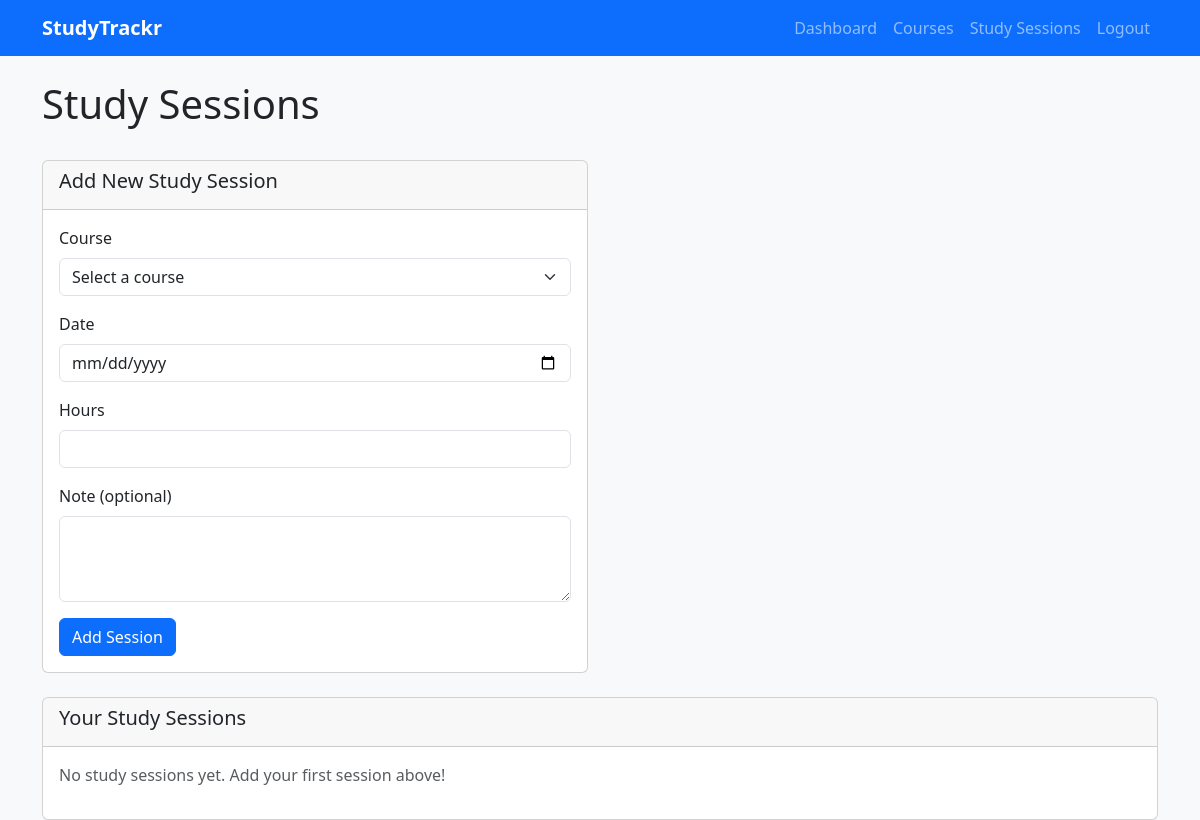
/sessions (signed in), run on an earlier commit of the app's database.
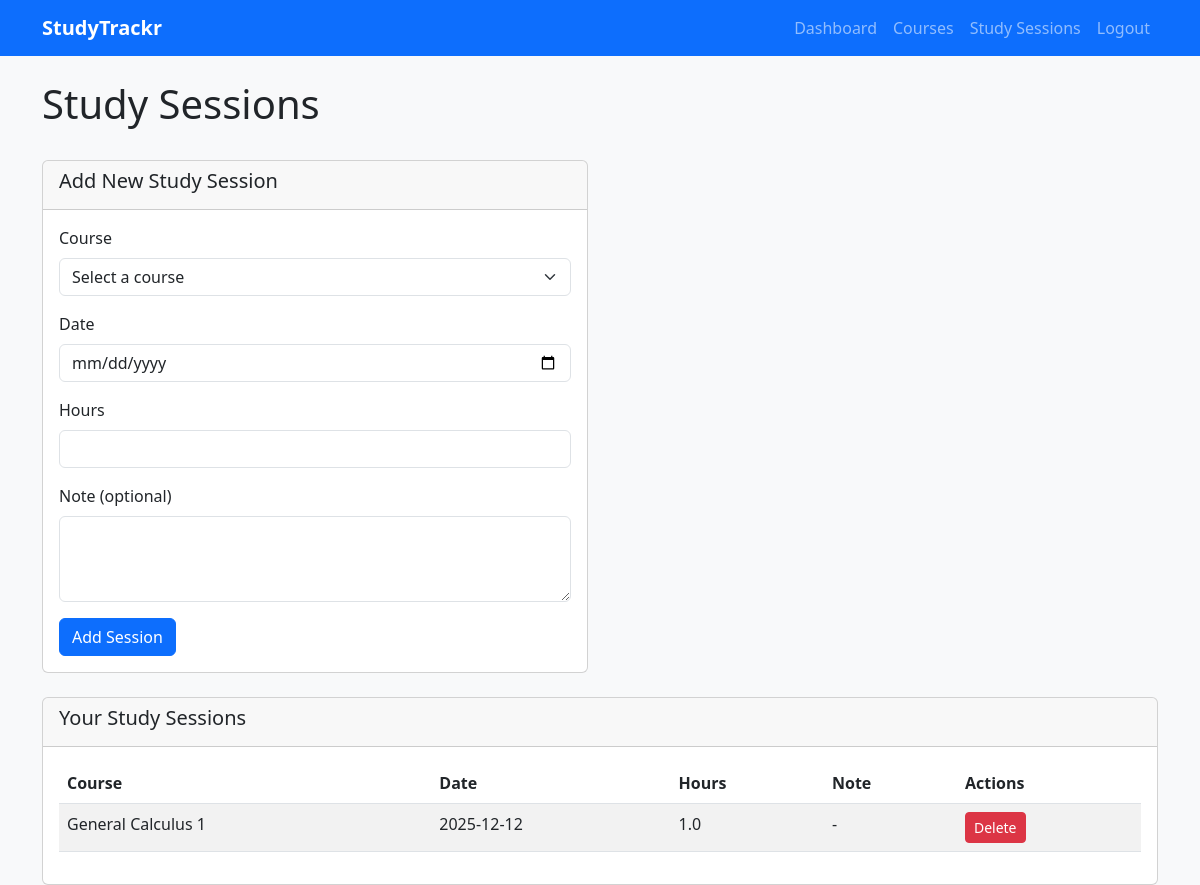
And on a later commit of the database.
### app.py (models this page shows)
class StudySession(db.Model):
    id = db.Column(db.Integer, primary_key=True)
    course_id = db.Column(db.Integer, db.ForeignKey('course.id'), nullable=False)
    date = db.Column(db.Date, nullable=False)
    hours = db.Column(db.Float, nullable=False)
    note = db.Column(db.Text, nullable=True)

class Course(db.Model):
    id = db.Column(db.Integer, primary_key=True)
    name = db.Column(db.String(100), nullable=False)
    estimated_grade = db.Column(db.Integer, nullable=False)
    user_id = db.Column(db.Integer, db.ForeignKey('user.id'), nullable=False)
    sessions = db.relationship('StudySession', backref='course', lazy=True, cascade='all, delete-orphan')

### app.py (the view, shortened to what this page needs)
@app.route('/sessions', methods=['GET', 'POST'])
def sessions():
    if 'user_id' not in session:
        flash('Please login first', 'error')
        return redirect(url_for('login'))
    user = User.query.get(session['user_id'])
    courses_list = Course.query.filter_by(user_id=user.id).all()
    sessions_list = StudySession.query.join(Course).filter(Course.user_id == user.id).order_by(StudySession.date.desc()).all()
    return render_template('sessions.html', courses=courses_list, sessions=sessions_list)

### templates/sessions.html (shortened to what this page needs)
{% extends "base.html" %}
{% block content %}
<div class="row mb-4">
    <div class="col-md-12">
        <h1>Study Sessions</h1>
    </div>
</div>
<div class="row mb-4">
    <div class="col-md-6">
        <div class="card">
            <div class="card-header">
                <h5>Add New Study Session</h5>
            </div>
            <div class="card-body">
                <form method="POST" action="{{ url_for('sessions') }}">
                    <div class="mb-3">
                        <label for="course_id" class="form-label">Course</label>
                        <select class="form-select" id="course_id" name="course_id" required>
                            <option value="">Select a course</option>
                        </select>
                    </div>
                    <div class="mb-3">
                        <label for="date" class="form-label">Date</label>
                        <input type="date" class="form-control" id="date" name="date" required>
                    </div>
                    <div class="mb-3">
                        <label for="hours" class="form-label">Hours</label>
                        <input type="number" class="form-control" id="hours" name="hours" step="0.1" min="0.1" required>
                    </div>
                    <div class="mb-3">
                        <label for="note" class="form-label">Note (optional)</label>
                        <textarea class="form-control" id="note" name="note" rows="3"></textarea>
                    </div>
                    <button type="submit" class="btn btn-primary">Add Session</button>
                </form>
            </div>
        </div>
    </div>
</div>
<div class="row">
    <div class="col-md-12">
        <div class="card">
            <div class="card-header">
                <h5>Your Study Sessions</h5>
            </div>
            <div class="card-body">
                {% if sessions %}
                <div class="table-responsive">
                    <table class="table table-striped">
                        <thead>
                            <tr>
                                <th>Course</th>
                                <th>Date</th>
                                <th>Hours</th>
                                <th>Note</th>
                                <th>Actions</th>
                            </tr>
                        </thead>
                        <tbody>
                            {% for session in sessions %}
                            <tr>
                                <td>{{ session.course.name }}</td>
                                <td>{{ session.date }}</td>
                                <td>{{ session.hours }}</td>
                                <td>{{ session.note or '-' }}</td>
                                <td>
                                    <form method="POST" action="{{ url_for('delete_session', id=session.id) }}" style="display: inline;">
                                        <button type="submit" class="btn btn-danger btn-sm" onclick="return confirm('Are you sure you want to delete this session?')">Delete</button>
                                    </form>
                                </td>
                            </tr>
                            {% endfor %}
                        </tbody>
                    </table>
                </div>
                {% else %}
                <p class="text-muted">No study sessions yet. Add your first session above!</p>
                {% endif %}
            </div>
        </div>
    </div>
</div>
{% endblock %}

### templates/base.html (shortened to what this page needs)
<!DOCTYPE html>
<html lang="en">
<head>
    <link href="https://cdn.jsdelivr.net/npm/bootstrap@5.3.0/dist/css/bootstrap.min.css" rel="stylesheet">
</head>
<body>
    <nav class="navbar navbar-expand-lg navbar-dark bg-primary">
        <div class="container">
            <a class="navbar-brand" href="{{ url_for('dashboard') }}">StudyTrackr</a>
            <div class="collapse navbar-collapse" id="navbarNav">
                <ul class="navbar-nav ms-auto">
                    {% if session.user_id %}
                    <li class="nav-item">
                        <a class="nav-link" href="{{ url_for('dashboard') }}">Dashboard</a>
                    </li>
                    <li class="nav-item">
                        <a class="nav-link" href="{{ url_for('courses') }}">Courses</a>
                    </li>
                    <li class="nav-item">
                        <a class="nav-link" href="{{ url_for('sessions') }}">Study Sessions</a>
                    </li>
                    <li class="nav-item">
                        <a class="nav-link" href="{{ url_for('logout') }}">Logout</a>
                    </li>
                    {% endif %}
                </ul>
            </div>
        </div>
    </nav>
    <div class="container mt-4">
        {% block content %}{% endblock %}
    </div>
</body>
</html>

### templates/base.html (style rules this page uses)
body { background-color: #f8f9fa; }
.navbar-brand { font-weight: bold; }

What changed in the data, as far as the page shows it:
added StudySession: course.name "General Calculus 1", date "2025-12-12", hours "1.0", note "-"
Also different on the page:
text no longer shown: "No study sessions yet. Add your first session above!"
text now shown: "Course Date Hours Note Actions"
